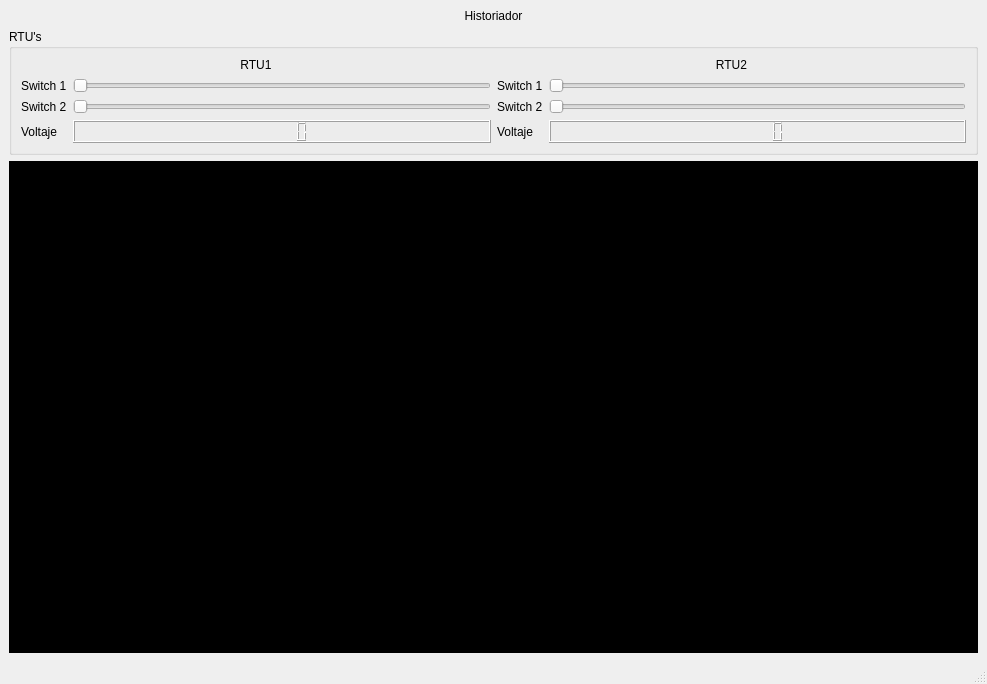
<?xml version="1.0" encoding="UTF-8"?>
<ui version="4.0">
 <class>MainWindow</class>
 <widget class="QMainWindow" name="MainWindow">
  <property name="geometry">
   <rect>
    <x>0</x>
    <y>0</y>
    <width>987</width>
    <height>684</height>
   </rect>
  </property>
  <property name="windowTitle">
   <string>MainWindow</string>
  </property>
  <widget class="QWidget" name="centralwidget">
   <layout class="QGridLayout" name="gridLayout_5">
    <item row="0" column="0">
     <layout class="QGridLayout" name="gridLayout_4">
      <item row="0" column="1">
       <widget class="QLabel" name="label">
        <property name="text">
         <string>Historiador</string>
        </property>
        <property name="alignment">
         <set>Qt::AlignCenter</set>
        </property>
       </widget>
      </item>
      <item row="2" column="1">
       <widget class="PlotWidget" name="widget" native="true">
        <property name="styleSheet">
         <string notr="true">background-color: rgb(0, 0, 0);</string>
        </property>
       </widget>
      </item>
      <item row="1" column="1">
       <widget class="QGroupBox" name="groupBox">
        <property name="title">
         <string>RTU's</string>
        </property>
        <layout class="QGridLayout" name="gridLayout_3">
         <item row="0" column="0">
          <layout class="QVBoxLayout" name="verticalLayout_2">
           <item>
            <widget class="QLabel" name="label_5">
             <property name="text">
              <string>RTU1</string>
             </property>
             <property name="alignment">
              <set>Qt::AlignCenter</set>
             </property>
            </widget>
           </item>
           <item>
            <layout class="QGridLayout" name="gridLayout_2">
             <item row="0" column="0">
              <widget class="QLabel" name="label_2">
               <property name="text">
                <string>Switch 1</string>
               </property>
              </widget>
             </item>
             <item row="0" column="1">
              <widget class="QSlider" name="horizontalSlider">
               <property name="orientation">
                <enum>Qt::Horizontal</enum>
               </property>
              </widget>
             </item>
             <item row="1" column="0">
              <widget class="QLabel" name="label_3">
               <property name="text">
                <string>Switch 2</string>
               </property>
              </widget>
             </item>
             <item row="1" column="1">
              <widget class="QSlider" name="horizontalSlider_2">
               <property name="orientation">
                <enum>Qt::Horizontal</enum>
               </property>
              </widget>
             </item>
             <item row="2" column="0">
              <widget class="QLabel" name="label_4">
               <property name="text">
                <string>Voltaje</string>
               </property>
              </widget>
             </item>
             <item row="2" column="1">
              <widget class="QLCDNumber" name="lcdNumber"/>
             </item>
            </layout>
           </item>
          </layout>
         </item>
         <item row="0" column="1">
          <layout class="QVBoxLayout" name="verticalLayout">
           <item>
            <widget class="QLabel" name="label_7">
             <property name="text">
              <string>RTU2</string>
             </property>
             <property name="alignment">
              <set>Qt::AlignCenter</set>
             </property>
            </widget>
           </item>
           <item>
            <layout class="QGridLayout" name="gridLayout">
             <item row="0" column="0">
              <widget class="QLabel" name="label_8">
               <property name="text">
                <string>Switch 1</string>
               </property>
              </widget>
             </item>
             <item row="0" column="1">
              <widget class="QSlider" name="horizontalSlider_3">
               <property name="orientation">
                <enum>Qt::Horizontal</enum>
               </property>
              </widget>
             </item>
             <item row="1" column="0">
              <widget class="QLabel" name="label_6">
               <property name="text">
                <string>Switch 2</string>
               </property>
              </widget>
             </item>
             <item row="1" column="1">
              <widget class="QSlider" name="horizontalSlider_4">
               <property name="orientation">
                <enum>Qt::Horizontal</enum>
               </property>
              </widget>
             </item>
             <item row="2" column="0">
              <widget class="QLabel" name="label_9">
               <property name="text">
                <string>Voltaje</string>
               </property>
              </widget>
             </item>
             <item row="2" column="1">
              <widget class="QLCDNumber" name="lcdNumber_2"/>
             </item>
            </layout>
           </item>
          </layout>
         </item>
        </layout>
       </widget>
      </item>
      <item row="3" column="1">
       <spacer name="horizontalSpacer">
        <property name="orientation">
         <enum>Qt::Horizontal</enum>
        </property>
        <property name="sizeHint" stdset="0">
         <size>
          <width>718</width>
          <height>0</height>
         </size>
        </property>
       </spacer>
      </item>
      <item row="2" column="0">
       <spacer name="verticalSpacer">
        <property name="orientation">
         <enum>Qt::Vertical</enum>
        </property>
        <property name="sizeHint" stdset="0">
         <size>
          <width>0</width>
          <height>40</height>
         </size>
        </property>
       </spacer>
      </item>
     </layout>
    </item>
   </layout>
  </widget>
  <widget class="QStatusBar" name="statusbar"/>
 </widget>
 <customwidgets>
  <customwidget>
   <class>PlotWidget</class>
   <extends>QWidget</extends>
   <header location="global">plotwidget.h</header>
   <container>1</container>
  </customwidget>
 </customwidgets>
 <resources/>
 <connections/>
</ui>
